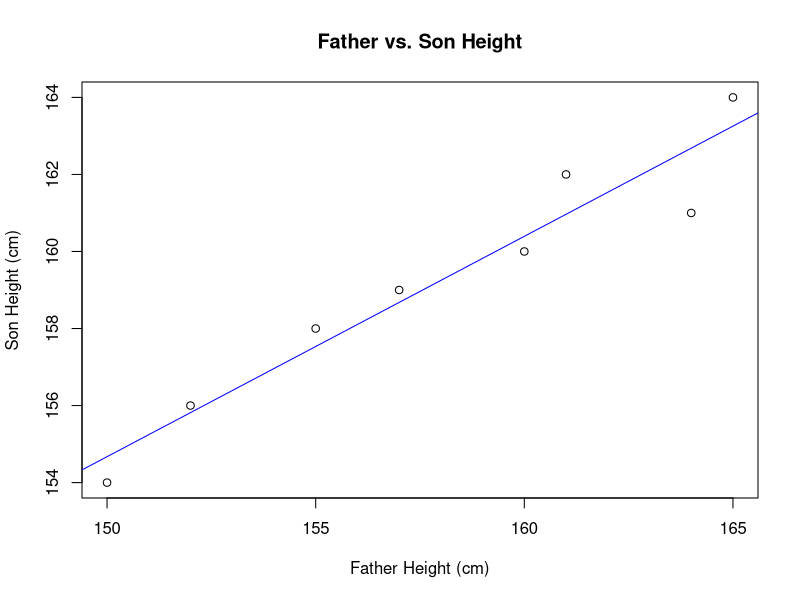

This figure's R source:
#a
father_height <- c(150, 152, 155, 157, 160, 161, 164, 165)
son_height <- c(154, 156, 158, 159, 160, 162, 161, 164)

reg_model <- lm(son_height ~ father_height)

reg_coef <- coef(reg_model)

cat("Intercept:", reg_coef[1], "\n")
cat("Slope:", reg_coef[2], "\n")

plot(father_height, son_height, main="Father vs. Son Height",
     xlab="Father Height (cm)", ylab="Son Height (cm)")
abline(reg_model, col="blue")

#b
x <- c(0, 1, 2, 3, 4, 5)
y <- c(142, 156, 69, 27, 5, 1)

reg_model <- lm(y ~ x)

reg_coef <- coef(reg_model)

cat("Intercept:", reg_coef[1], "\n")
cat("Slope:", reg_coef[2], "\n")

